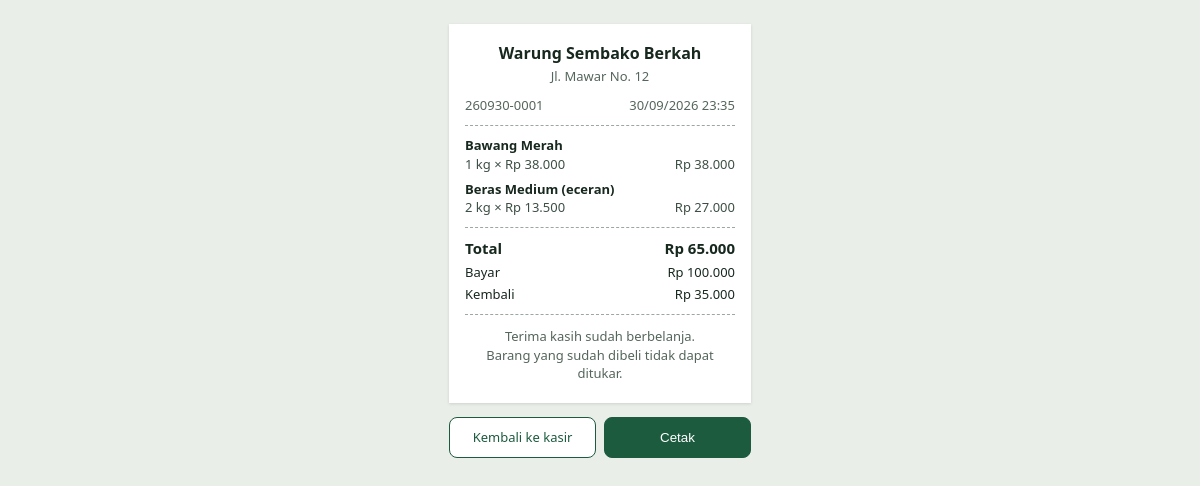
/struk/4, run on the app's committed database.
### tables this page shows
CREATE TABLE transaksi (
    id       INTEGER PRIMARY KEY AUTOINCREMENT,
    no_nota  TEXT NOT NULL UNIQUE,
    waktu    TEXT NOT NULL,
    total    INTEGER NOT NULL,
    bayar    INTEGER NOT NULL,
    kembali  INTEGER NOT NULL
);

CREATE TABLE transaksi_item (
    id            INTEGER PRIMARY KEY AUTOINCREMENT,
    transaksi_id  INTEGER NOT NULL REFERENCES transaksi(id),
    produk_id     INTEGER,
    nama          TEXT NOT NULL,
    satuan        TEXT NOT NULL,
    harga         INTEGER NOT NULL,
    qty           REAL NOT NULL,
    subtotal      INTEGER NOT NULL
);

### app.py (the view)
@app.route("/struk/<int:trx_id>")
def halaman_struk(trx_id):
    db = get_db()
    trx = db.execute("SELECT * FROM transaksi WHERE id = ?", (trx_id,)).fetchone()
    if trx is None:
        abort(404)
    item = db.execute(
        "SELECT * FROM transaksi_item WHERE transaksi_id = ? ORDER BY id", (trx_id,)
    ).fetchall()
    return render_template("struk.html", trx=trx, item=item)

### app.py (called while the page is built)
def get_db():
    if "db" not in g:
        g.db = sqlite3.connect(DB_PATH)
        g.db.row_factory = sqlite3.Row
    return g.db

@app.template_filter("rp")
def format_rupiah(nilai):
    return "Rp " + f"{int(round(nilai or 0)):,}".replace(",", ".")

@app.template_filter("angka")
def format_angka(nilai):
    teks = f"{float(nilai):.3f}".rstrip("0").rstrip(".")
    if "." in teks:
        depan, belakang = teks.split(".")
        return f"{int(depan):,}".replace(",", ".") + "," + belakang
    return f"{int(teks):,}".replace(",", ".")

@app.template_filter("waktu")
def format_waktu(teks):
    return datetime.fromisoformat(teks).strftime("%d/%m/%Y %H:%M")

@app.context_processor
def data_umum():
    return {"nama_warung": NAMA_WARUNG, "alamat_warung": ALAMAT_WARUNG}

### templates/struk.html (shortened to what this page needs)
<!doctype html>
<html lang="id">
<head>
</head>
<body>
  <div class="kertas">
    <h1>{{ nama_warung }}</h1>
    <p class="alamat">{{ alamat_warung }}</p>
    <div class="meta"><span>{{ trx.no_nota }}</span><span>{{ trx.waktu | waktu }}</span></div>
    <hr class="garis">
    {% for i in item %}
    <div class="item">
      <div class="nama">{{ i.nama }}</div>
      <div class="rinci">
        <span>{{ i.qty | angka }} {{ i.satuan }} × {{ i.harga | rp }}</span>
        <span>{{ i.subtotal | rp }}</span>
      </div>
    </div>
    {% endfor %}
    <hr class="garis">
    <div class="jumlah besar"><span>Total</span><span>{{ trx.total | rp }}</span></div>
    <div class="jumlah"><span>Bayar</span><span>{{ trx.bayar | rp }}</span></div>
    <div class="jumlah"><span>Kembali</span><span>{{ trx.kembali | rp }}</span></div>
    <hr class="garis">
    <p class="terima-kasih">Terima kasih sudah berbelanja.<br>Barang yang sudah dibeli tidak dapat ditukar.</p>
  </div>
  <div class="aksi">
    <a href="{{ url_for('halaman_kasir') }}">Kembali ke kasir</a>
    <button type="button" onclick="window.print()">Cetak</button>
  </div>
</body>
</html>

### templates/struk.html (style rules this page uses)
:root { color-scheme: light; }
* { box-sizing: border-box; }
body { margin: 0; padding: 24px 12px; background: #e9eee9; font: 13px/1.45 "Plus Jakarta Sans", system-ui, sans-serif; color: #17281f; font-variant-numeric: tabular-nums; }
.kertas { width: 302px; max-width: 100%; margin: 0 auto; padding: 18px 16px 20px; background: #fff; box-shadow: 0 1px 3px rgba(0,0,0,.12); }
h1 { font-size: 16px; margin: 0; text-align: center; }
.alamat { text-align: center; margin: 2px 0 10px; color: #55665c; }
.garis { border: 0; border-top: 1px dashed #9aa89f; margin: 10px 0; }
.meta { display: flex; justify-content: space-between; color: #55665c; }
.item { margin: 6px 0; }
.item .nama { font-weight: 600; }
.item .rinci { display: flex; justify-content: space-between; color: #3d4f45; }
.jumlah { display: flex; justify-content: space-between; margin: 3px 0; }
.jumlah.besar { font-size: 15px; font-weight: 800; }
.terima-kasih { text-align: center; margin: 12px 0 0; color: #55665c; }
.aksi { width: 302px; max-width: 100%; margin: 14px auto 0; display: flex; gap: 8px; }
.aksi button, .aksi a { flex: 1; padding: 10px; border-radius: 8px; border: 1px solid #1d5b3f; text-align: center; font: 600 13px inherit; text-decoration: none; cursor: pointer; }
.aksi button { background: #1d5b3f; color: #fff; }
.aksi a { background: #fff; color: #1d5b3f; }

### data on the page
transaksi: no_nota "260930-0001", waktu|waktu "30/09/2026 23:35", total|rp "Rp 65.000", bayar|rp "Rp 100.000", kembali|rp "Rp 35.000"
transaksi_item: nama "Bawang Merah", qty|angka "1", satuan "kg", harga|rp "Rp 38.000", subtotal|rp "Rp 38.000"
transaksi_item: nama "Beras Medium (eceran)", qty|angka "2", satuan "kg", harga|rp "Rp 13.500", subtotal|rp "Rp 27.000"

### other printed values
{{ nama_warung }} "Warung Sembako Berkah"
{{ alamat_warung }} "Jl. Mawar No. 12"
